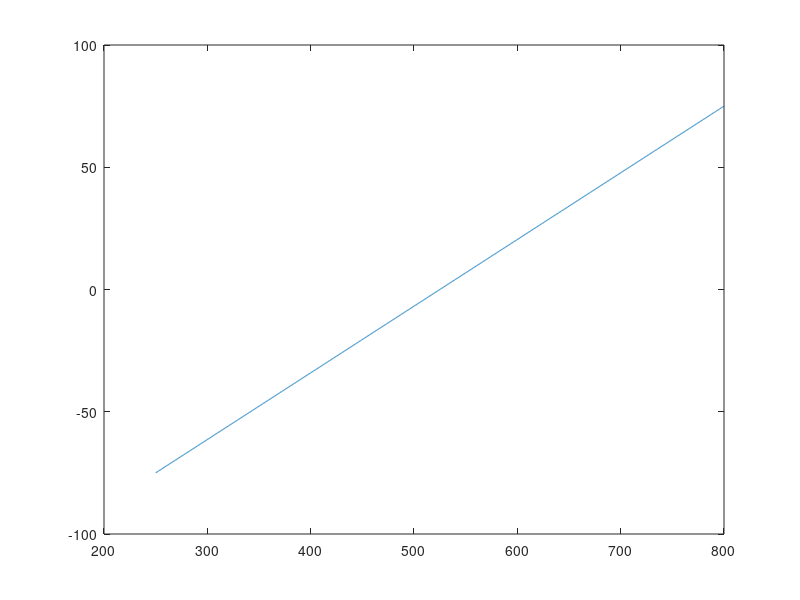

Recreate this plot in MATLAB.
eRange=150;
minLight=250;
maxLight=800;
light=minLight:0.1:maxLight;
m=eRange/(maxLight-minLight);
c=eRange/2-m*maxLight;
e=m*light+c;
plot(light,e)